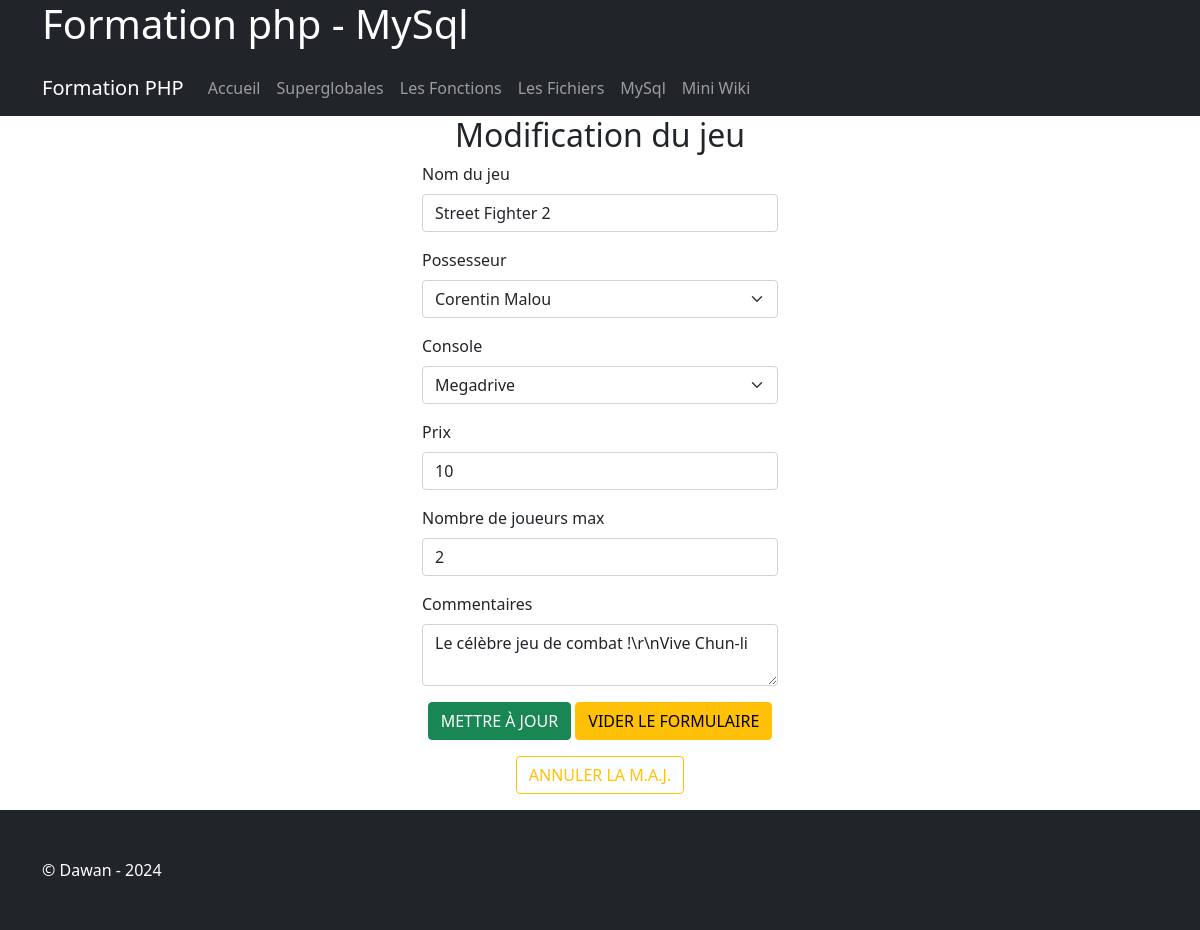
The page /mysqlUpdate.php?action=modGame&id=26 on the database its author committed.
### tables this page shows
CREATE TABLE IF NOT EXISTS `jeux_video` (
  `id` int NOT NULL AUTO_INCREMENT,
  `id_possesseur` int DEFAULT NULL,
  `nom` varchar(255) NOT NULL,
  `console` varchar(255) NOT NULL,
  `prix` double NOT NULL,
  `nbre_joueurs_max` int NOT NULL,
  `commentaires` text NOT NULL,
  `date_ajout` datetime DEFAULT CURRENT_TIMESTAMP,
  `date_modif` datetime DEFAULT CURRENT_TIMESTAMP,
  PRIMARY KEY (`id`)
);

### mysqlUpdate.php (the view, shortened to what this page needs)
<!DOCTYPE html>
<html lang="fr">
<head>
    <?php include './includes/appels.php' ?>
</head>
<body>
<?php include './includes/header.php' ?>
    <?php include './includes/navigation.php' ?>
    <main class="container">
        <section class="row">
            <article class="offset-4 col-md-4">
                <?php if (isset($_GET['action']) && $_GET['action'] === 'modGame' && $_GET['id'] != '') : ?>
                    <?php
                    $link = openConn();
                    $idJV = mysqli_real_escape_string($link, $_GET['id']);
                    $sql = "
                        SELECT
                            `jv`.`id`, `jv`.`nom`, `jv`.`id_possesseur`, CONCAT(`p`.`prenom`, ' ', `p`.`nom`) as 'possesseur',
                            `jv`.`console`, `jv`.`prix`, `jv`.`nbre_joueurs_max`, `jv`.`commentaires`,
                            `jv`.`date_ajout`, `jv`.`date_modif`
                        FROM
                            `jeux_video` as `jv` Left JOIN
                            `possesseur` as `p` ON `jv`.`id_possesseur` = `p`.`id`
                        WHERE `jv`.`ID` = '". $idJV ."';
                        ";
                    $result = mysqli_query($link, $sql);
                    $nbRows = mysqli_num_rows($result);
                    if ($nbRows > 0) {
                        if($row = mysqli_fetch_assoc($result)){
                            $nom = mysqli_real_escape_string($link, mb_convert_encoding($row['nom'], 'UTF-8'));
                            $id_possesseur = $row['id_possesseur'];
                            $console = mysqli_real_escape_string($link, $row['console']);
                            $prix = $row['prix'];
                            $nbjm = $row['nbre_joueurs_max'];
                            $commentaires = mysqli_real_escape_string($link, mb_convert_encoding($row['commentaires'], 'UTF-8'));
                        }
                    }
                    $sql = '
                    SELECT DISTINCT
                        `p`.`prenom`, `p`.`nom`, `p`.`id`
                    FROM
                        `possesseur` as `p`
                        -- as permet de créer des alias de nom de table
                    ORDER BY `p`.`prenom`, `p`.`nom` ASC;
                        ';
                    $result = mysqli_query($link, $sql);
                    $nbRows = mysqli_num_rows($result);
                    if ($nbRows > 0) {
                        $selectPossesseur = '<select class="form-select" name="possesseur">';
                        while ($row = mysqli_fetch_assoc($result)) {
                            $selectPossesseur .= '<option value="' . $row['prenom'] . '|' . $row['id'] . '"';
                            if($row['id'] == $id_possesseur){
                                $selectPossesseur .= ' selected ';
                            }
                            $selectPossesseur .= '>' . mb_convert_encoding($row['prenom'], 'UTF-8')
                                . " "
                                . mb_convert_encoding($row['nom'], 'UTF-8')
                                . '</option>';
                        }
                        $selectPossesseur .= '</select>';
                    }
                    $sql = '
                    SELECT DISTINCT
                        `jv`.`console`
                    FROM
                        `jeux_video` as `jv`
                        -- as permet de créer des alias de nom de table
                    ORDER BY `jv`.`console` ASC;
                        ';
                    $result = mysqli_query($link, $sql);
                    $nbRows = mysqli_num_rows($result);
                    if ($nbRows > 0) {
                        $selectConsole = '<select class="form-select" name="console">';
                        while ($row = mysqli_fetch_assoc($result)) {
                            $selectConsole .= '<option value="' . $row['console'] . '"
                            ' . ( ($row['console'] == $console)? ' selected ' : '' ) . '>'
                                . mb_convert_encoding($row['console'], 'UTF-8')
                                . '</option>';
                        }
                        $selectConsole .= '</select>';
                    }
                    ?>
                    <h2 class="text-center">
                        Modification du jeu
                    </h2>
                    <form method="post" action="./mysqlUpdate.php">
                        <p>
                            <label class="form-label" for="nom">Nom du jeu</label>
                            <input class="form-control" type="text" name="nom" value="<?php echo $nom ?>" required />
                        </p>
                        <p>
                            <label class="form-label" for="possesseur">Possesseur</label>
                            <?php echo $selectPossesseur ?>
                        </p>
                        <p>
                            <label class="form-label" for="console">Console</label>
                            <?php echo $selectConsole ?>
                        </p>
                        <p>
                            <label class="form-label" for="prix">Prix</label>
                            <input class="form-control" type="number" name="prix" value="<?php echo $prix ?>" />
                        </p>
                        <p>
                            <label class="form-label" for="nbjm">Nombre de joueurs max</label>
                            <input class="form-control" type="number" name="nbjm" value="<?php echo $nbjm ?>" />
                        </p>
                        <p>
                            <label class="form-label" for="commentaires">Commentaires</label>
                            <textarea class="form-control" name="commentaires"><?php echo $commentaires ?></textarea>
                        </p>
                        <p class="text-center">
                            <button type="submit" name="confirm" value="true" class="btn btn-success">
                                METTRE À JOUR
                            </button>
                            <button type="reset" name="reset" class="btn btn-warning">
                                VIDER LE FORMULAIRE
                            </button>
                        </p>
                    </form>
                    <p class="text-center">
                        <a href="./mysql.php">
                            <button name="cancel" class="btn btn-outline-warning">
                                ANNULER LA M.A.J.
                            </button>
                        </a>
                    </p>
                <?php endif ?>
            </article>
        </section>
    </main>
    <?php include './includes/footer.php' ?>
</body>
</html>

### rows shown on the page
jeux_video: nom "Street Fighter 2", console "Megadrive", prix "10", nbjm "2", commentaires "Le célèbre jeu de combat !\\r\\nVive Chun-li"

### other values the page prints
form field possesseur "Corentin Malou"
